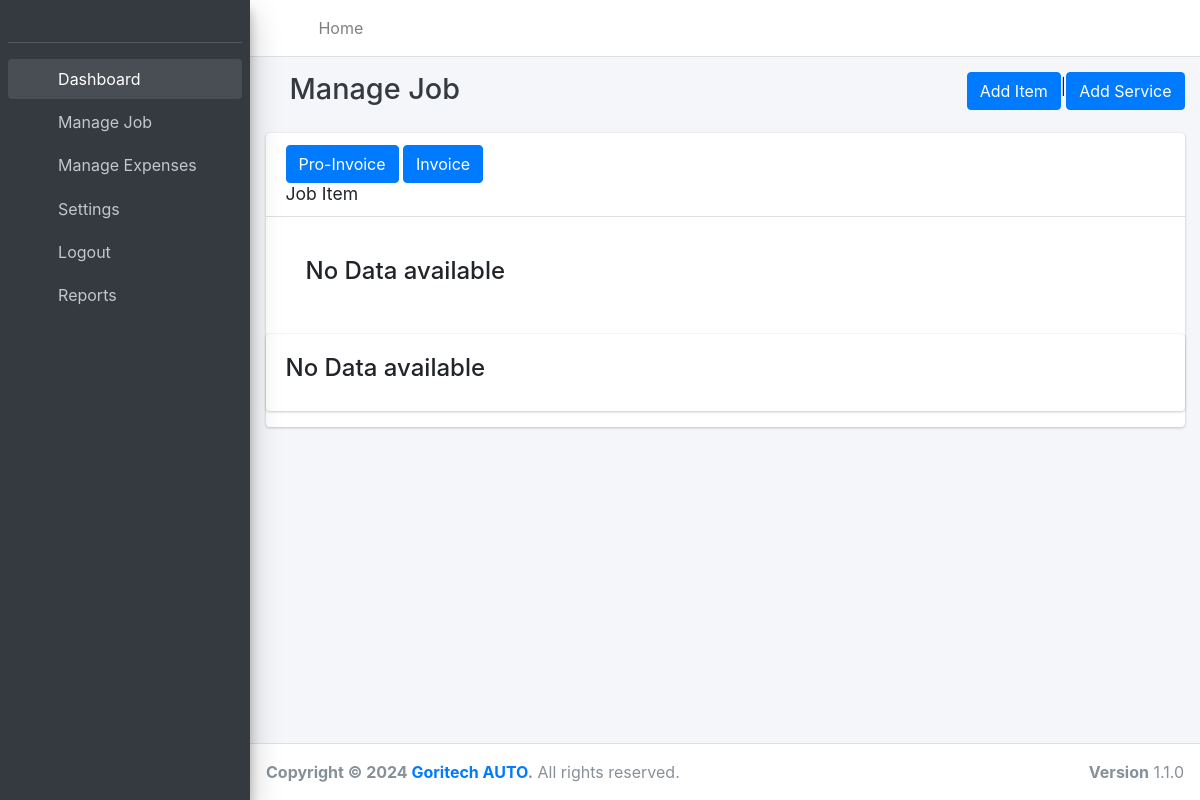
/manage_damages/1/, run on an earlier commit of the app's database.
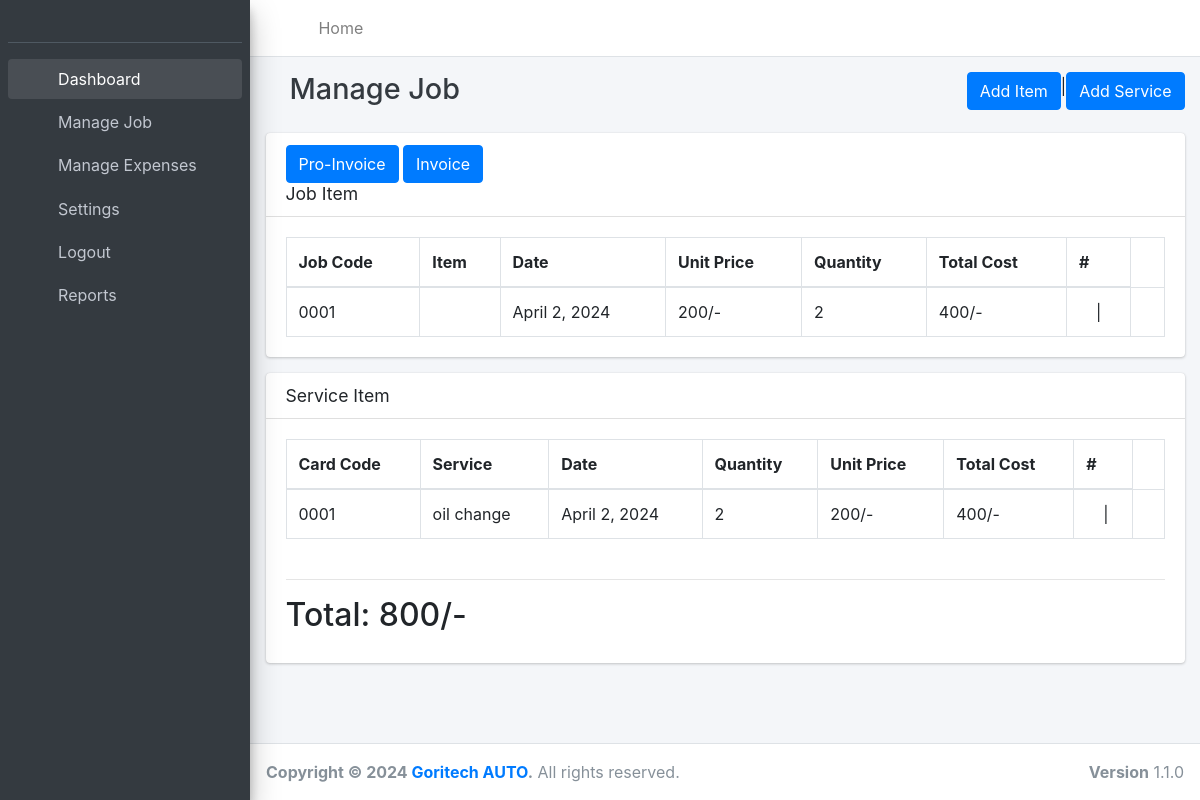
And on a later commit of the database.
### spare/models/garage.py (models this page shows, shortened)
class JobCardItems(models.Model):
    JOB_STATUS_OPTIONS = [
        ('pending', 'Pending'),
        ('approved', 'Approved'),
        ('cancelled', 'Cancelled'),
    ]
    date=models.DateField(auto_now=True)
    items = models.CharField(max_length=100)
    jobcard = models.ForeignKey(
        JobCard,
        on_delete=models.CASCADE,
        related_name='job_card_items'
    )
    item_price = models.IntegerField()
    quantity = models.IntegerField()
    description = models.TextField(max_length=50)
    status=models.CharField(choices=JOB_STATUS_OPTIONS,default='pending',max_length=50)
    class Meta:
        verbose_name = ("JobCardItem")
        verbose_name_plural = ("JobCardItems")
    @property
    def total_item_cost(self):
        total_item_cost = self.item_price * self.quantity
        return total_item_cost

class JobCard(models.Model):
    code = models.CharField(max_length=10)
    date_in = models.DateField()
    date_out = models.CharField(max_length=10,null=True,blank=True)
    plate_no = models.CharField(max_length=10,null=True, blank=True)
    car_model = models.CharField( max_length=20,null=True, blank=True)
    customer_name = models.CharField(max_length=30,null=True, blank=True)
    customer_contact = models.CharField(max_length=15,null=True, blank=True)
    customer_email = models.EmailField(max_length=254, null=True, blank=True)
    supervisor = models.CharField(max_length=50)
    year = models.CharField(max_length=50,null=True, blank=True)
    mileage_in = models.CharField(max_length=50,null=True, blank=True)
    mileage_out = models.CharField(max_length=50,null=True, blank=True)
    brought_in_by = models.CharField(max_length=50)
    Taken_out_by = models.CharField(max_length=50,null=True, blank=True)
    fuel_gauge_in=models.CharField(max_length=50,null=True, blank=True)
    fuel_gauge_out=models.CharField(max_length=50,null=True, blank=True)
    number_of_nuts = models.IntegerField()
    car_description=models.TextField()
    Aprov_TYPE_CHOICES=[
        ('Approved','Approved'),
        ('Not Approved','Not Approved')
    ]
    customer_approval = models.CharField(choices=Aprov_TYPE_CHOICES,default='Approved',max_length=50)
    DASH_TYPE_CHOICES=[
        ('ON','ON'),
        ('OFF','OFF')
    ]
    dash_light_on = models.CharField(choices=DASH_TYPE_CHOICES,default='ON',max_length=50)
    CAR_TYPE_CHOICES=[
        ('SALOON','SALOON'),
        ('STATION WAGON','STATION WAGON'),
        ('SUV','SUV'),
        ('PICKUP','PICKUP')
    ]
    car_type = models.CharField(choices= CAR_TYPE_CHOICES,default='SUV',max_length=50)
    items_in_car =models.TextField()
    class Meta:
        verbose_name = ("jobcard")
        verbose_name_plural = ("jobcards")
    def __str__(self):
        return f'{self.code} - {self.plate_no}'

class JobCardService(models.Model):
    STATUS_OPTIONS = [
        ('pending', 'Pending'),
        ('approved', 'Approved'),
        ('cancelled', 'Cancelled'),
    ]
    date=models.DateField(auto_now=True)
    service = models.ForeignKey(Service, on_delete=models.CASCADE, related_name="service")
    service_price = models.ForeignKey(
        ServicePrice,
        on_delete=models.CASCADE,
        related_name = 'job_card_service'
        )
    jobcard = models.ForeignKey(
        JobCard,
        on_delete=models.CASCADE,
    )
    service_price_final = models.IntegerField()
    quantity = models.IntegerField()
    status=models.CharField(choices=STATUS_OPTIONS,default='pending',max_length=50)
    class Meta:
        verbose_name = ("JobCardService")
        verbose_name_plural = ("JobCardServices")
    @property
    def total_cost(self):
        total_cost = self.service_price_final *self.quantity
        return total_cost

class Service(models.Model):
    name = models.CharField(verbose_name="Service Name", max_length=50)
    description = models.TextField()
    class Meta:
        verbose_name = ("Service")
        verbose_name_plural = ("Services")
    def __str__(self):
        return self.name

### spare/views/items_views.py (the view, shortened to what this page needs)
# urls.py: path('manage_damages/<int:job_request_id>/',item_views.manage_damage, name='manage_damage'),
def manage_damage(request,job_request_id):
    job_request = get_jobcard(job_request_id)
    job_item_form = JobItemForm(initial={"jobcard":job_request})
    job_item_request = get_job_card_on_request(job_request)
    item_service_form = JobServiceForm(initial={"jobcard":job_request})
    item_in_service = get_jobx_card_on_request(job_request)
    item_total = get_job_card_item_total(job_request)
    service_total = get_job_card_service_total(job_request)
    total = item_total + service_total
    context = {
        "job_item_f":job_item_form,
        "job_item":job_item_request,
        "service_form":item_service_form,
        "service_items":item_in_service,
        "job_request":job_request,
        "total": total,
    }
    return render(request,"jobcard/manage_damages.html", context)

### spare/models/garage.py (called while the page is built)
    def __str__(self):
        return f'{self.car_model} - {self.service} - {self.amount}'

### spare/selectors/garage_selectors/jobcard_selector.py (called while the page is built)
def get_jobcard(jobcard_id):
    return JobCard.objects.get(pk=jobcard_id)

def get_job_card_on_request(job_request):
    return JobCardItems.objects.filter(jobcard=job_request)

def get_jobx_card_on_request(job_request):
    return JobCardService.objects.filter(jobcard=job_request)

def get_job_card_item_total(job_card):
    job_card_items = JobCardItems.objects.filter(jobcard=job_card)
    total = 0
    for item in job_card_items:
        total += item.total_item_cost
    return total

def get_job_card_service_total(job_card):
    job_card_service = JobCardService.objects.filter(jobcard=job_card)
    total = 0
    for service in job_card_service:
        total += service.total_cost
    return total

### spare/templates/jobcard/manage_damages.html (shortened to what the changed rows need)
{% extends 'base.html' %}
{% load static %}
{% load crispy_forms_tags %}
{% load humanize %}
{%block page_title%}
Manage Job
{% endblock%}
{% block content %}
<div class="container-fluid">
    <div class="row">
        <div class="col-12">
            <div class="card">
                <div class="card-body">
                {%if job_item %}
                <table id="studenttable" class="table table-bordered table-hover" data-page-length='100'>
                        <thead>
                        <tr>
                            <th>Job Code</th>
                            <th>Item</th>
                            <th>Date</th>
                            <th>Unit Price</th>
                            <th>Quantity</th>
                            <th>Total Cost</th>
                            <th>#</th>
                        </tr>
                        </thead>
                        <tbody>
                        {% for item in job_item %}
                        <tr>
                            <td>{{item.jobcard.code}}</td>
                            <td>{{item.items.item.item_name}}</td>
                            <td>{{item.date}}</td>
                            <td>{{item.item_price|intcomma}}/-</td>
                            <td>{{item.quantity}}</td>
                            <td>{{item.total_item_cost|intcomma}}/-</td>
                            <td>
                                <a href="{% url 'edit_job_card_item' item.id %}" style="color:inherit">
                                    <i class="fa fa-edit"></i>
                                </a> |
                            <td>
                        </tr>
                        {% endfor %}
                        </tbody>
                    </table>
                </div>
                {%else%}
                <div class="card-body">
                    <h4>No Data available</h4>
                </div>
                {%endif%}
            </div>
            <div class="card">
                {%if service_items %}
                <div class="card-header">
                    <h3 class="card-title">Service Item</h3>
                </div>
                <div class="card-body">
                <table id="studenttable" class="table table-bordered table-hover" data-page-length='100'>
                        <thead>
                        <tr>
                            <th>Card Code</th>
                            <th>Service</th>
                            <th>Date</th>
                            <th>Quantity</th>
                            <th>Unit Price</th>
                            <th>Total Cost</th>
                            <th>#</th>
                        </tr>
                        </thead>
                        <tbody>
                        {% for services in service_items %}
                        <tr>
                            <td>{{services.jobcard.code}}</td>
                            <td>{{services.service}}</td>
                            <td>{{services.date}}</td>
                            <td>{{services.quantity}}</td>
                            <td>{{services.service_price_final|intcomma}}/-</td>
                            <td>{{services.total_cost|intcomma}}/-</td>
                            <td>
                                <a href="{% url 'edit_job_card_service' job_request.id %}" style="color:inherit">
                                    <i class="fa fa-edit"></i>
                                </a> |
                            <td>
                        </tr>
                        {% endfor %}
                        </tbody>
                    </table>
                    <br><hr>
                    <h2>Total: {{total|intcomma}}/-</h2>
                </div>
                {%else%}
                <div class="card-body">
                    <h4>No Data available</h4>
                </div>
                {%endif%}
            </div>
        </div>
    </div>
</div>
{% endblock content %}

What changed in the data, as far as the page shows it:
added JobCardItems: jobcard.code "0001", date "April 2, 2024", item_price "200", quantity "2", total_item_cost "400"
added JobCardService: jobcard.code "0001", service "oil change", date "April 2, 2024", quantity "2", service_price_final "200", total_cost "400"
Also different on the page:
{{ total|intcomma }}: (not shown) → "800"
text no longer shown: "No Data available No Data available"
text now shown: "Job Code Item Date Unit Price Quantity Total Cost # Service Item Card Code Service Date Quantity Unit Price Total Cost # Total: /-"
